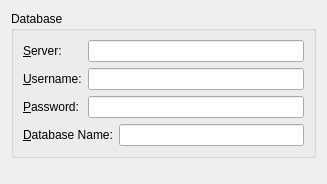
<ui version="4.0" >
 <class>prefs_db</class>
 <widget class="QWidget" name="prefs_db" >
  <property name="geometry" >
   <rect>
    <x>0</x>
    <y>0</y>
    <width>323</width>
    <height>184</height>
   </rect>
  </property>
  <property name="windowTitle" >
   <string>Form</string>
  </property>
  <layout class="QVBoxLayout" >
   <item>
    <widget class="QGroupBox" name="groupBox" >
     <property name="title" >
      <string>Database</string>
     </property>
     <layout class="QGridLayout" >
      <item row="0" column="0" >
       <widget class="QLabel" name="label" >
        <property name="text" >
         <string>&amp;Server:</string>
        </property>
        <property name="buddy" >
         <cstring>kcfg_editDBServer</cstring>
        </property>
       </widget>
      </item>
      <item row="0" column="1" colspan="2" >
       <widget class="QLineEdit" name="kcfg_editDBServer" />
      </item>
      <item row="1" column="0" >
       <widget class="QLabel" name="label_2" >
        <property name="text" >
         <string>&amp;Username:</string>
        </property>
        <property name="buddy" >
         <cstring>kcfg_editDBUsername</cstring>
        </property>
       </widget>
      </item>
      <item row="1" column="1" colspan="2" >
       <widget class="QLineEdit" name="kcfg_editDBUsername" />
      </item>
      <item row="2" column="0" >
       <widget class="QLabel" name="label_3" >
        <property name="text" >
         <string>&amp;Password:</string>
        </property>
        <property name="buddy" >
         <cstring>kcfg_editDBPassword</cstring>
        </property>
       </widget>
      </item>
      <item row="2" column="1" colspan="2" >
       <widget class="QLineEdit" name="kcfg_editDBPassword" >
        <property name="inputMask" >
         <string/>
        </property>
        <property name="echoMode" >
         <enum>QLineEdit::Password</enum>
        </property>
       </widget>
      </item>
      <item row="3" column="0" colspan="2" >
       <widget class="QLabel" name="label_4" >
        <property name="sizePolicy" >
         <sizepolicy vsizetype="Minimum" hsizetype="MinimumExpanding" >
          <horstretch>0</horstretch>
          <verstretch>0</verstretch>
         </sizepolicy>
        </property>
        <property name="text" >
         <string>&amp;Database Name:</string>
        </property>
        <property name="buddy" >
         <cstring>kcfg_editDBName</cstring>
        </property>
       </widget>
      </item>
      <item row="3" column="2" >
       <widget class="QLineEdit" name="kcfg_editDBName" />
      </item>
     </layout>
    </widget>
   </item>
   <item>
    <spacer>
     <property name="orientation" >
      <enum>Qt::Vertical</enum>
     </property>
     <property name="sizeHint" >
      <size>
       <width>305</width>
       <height>41</height>
      </size>
     </property>
    </spacer>
   </item>
  </layout>
 </widget>
 <resources/>
 <connections/>
</ui>
